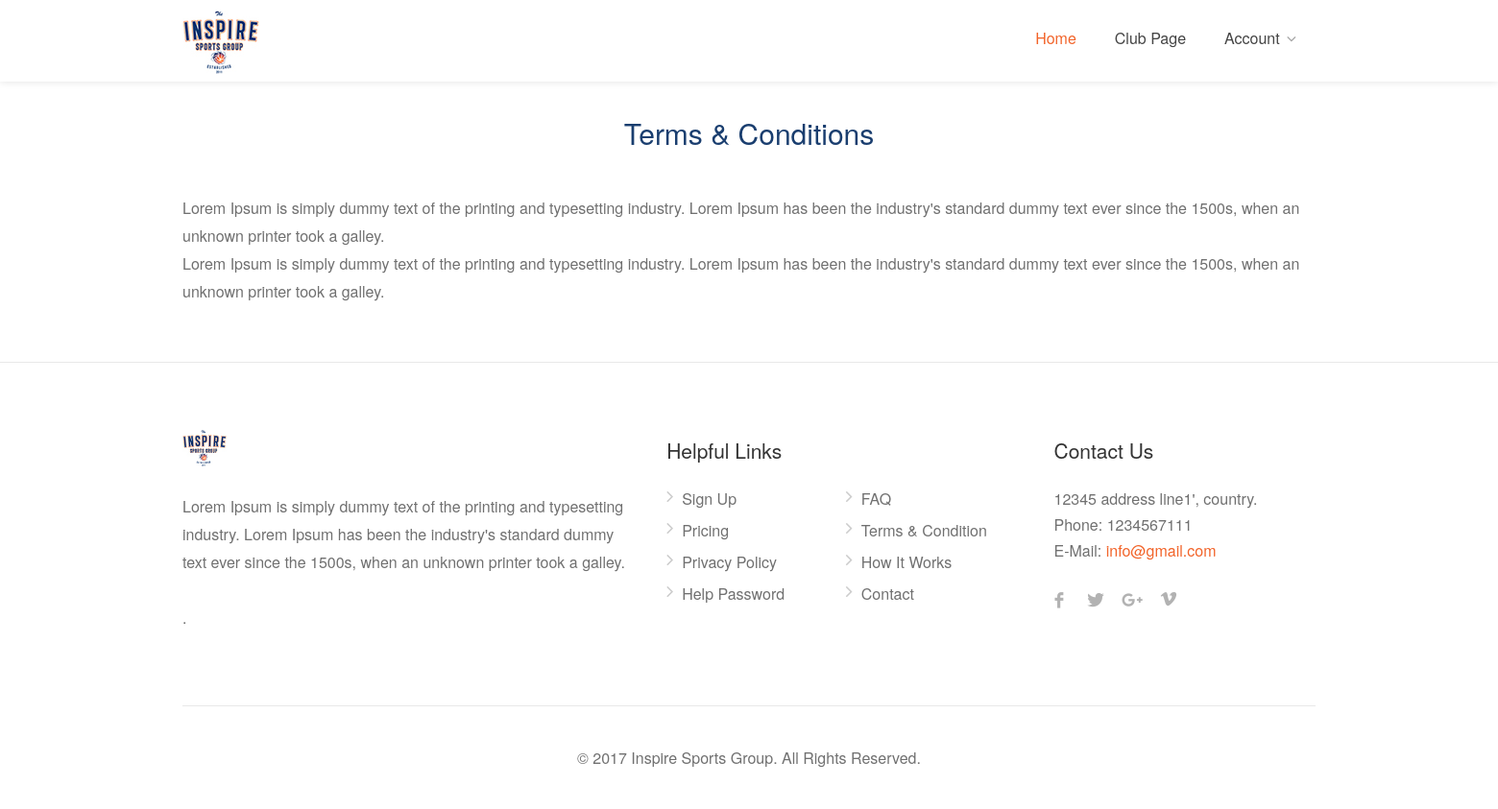
/index.php/netball/terms_condition, run on the app's committed database.
### tables this page shows
CREATE TABLE IF NOT EXISTS `tbl_term_condition` (
  `term_condition_id` int(11) NOT NULL AUTO_INCREMENT,
  `description` longtext NOT NULL,
  PRIMARY KEY (`term_condition_id`)
);

CREATE TABLE IF NOT EXISTS `tbl_about_us` (
  `about_id` int(11) NOT NULL AUTO_INCREMENT,
  `description` longtext NOT NULL,
  PRIMARY KEY (`about_id`)
);

CREATE TABLE IF NOT EXISTS `tbl_contact_us` (
  `contact_us_id` int(11) NOT NULL AUTO_INCREMENT,
  `email` varchar(255) NOT NULL,
  `phone` varchar(255) NOT NULL,
  `address` longtext NOT NULL,
  PRIMARY KEY (`contact_us_id`)
);

### application/views/content_handler.php (called while the page is built)
<?php include('header.php');?>
<?php include('navbar.php');?>
<?php include('content.php');?>
<?php include('footer.php');?>

### application/controllers/Netball.php (called while the page is built, shortened)
<?php
class Netball extends CI_Controller {
    public function __construct()
    {
        $this->load->library(array('session'));
        $this->load->model('Netballmodel');
    }
     public function terms_condition()
    {
        $data['pageName'] = "TERMANDCONDITION";
        $data['aboutusinfo'] = $this->Netballmodel->getaboutusinfo();
        $data['contactusinfo'] = $this->Netballmodel->getcontactusinfo();
        $data['termconditioninfo'] = $this->Netballmodel->gettermconditioninfo();
        $data['sociallinkdatalist'] = $this->Netballmodel->getsociallinkdatalist();
        $this->load->view("content_handler", $data);
    }
}

### index.php (called while the page is built, shortened)
<?php
require_once BASEPATH.'core/CodeIgniter.php';

### application/models/Netballmodel.php (called while the page is built, shortened)
<?php
Class Netballmodel extends CI_Model
{
     public function getaboutusinfo()
    {
        $this->db->select('*');
        $this->db->from('tbl_about_us');
        return $this->db->get()->row();
    }
     public function getcontactusinfo()
    {
        $this->db->select('*');
        $this->db->from('tbl_contact_us');
        return $this->db->get()->row();
    }
     public function gettermconditioninfo()
    {
        $this->db->select('*');
        $this->db->from('tbl_term_condition');
        return $this->db->get()->row();
    }
     public function getsociallinkdatalist()
    {
        $this->db->select('*');
        $this->db->from('tbl_social_link');
        $this->db->where('status',1);
        return $this->db->get()->result();
    }
}

### application/views/contents/term_condition.php (the view)
<div class="container">
	<h3 class="headline centered margin-bottom-45 padding-top-35">Terms & Conditions </h3>
	<div class="row">
		<div class="col-sm-12 col-md-12 col-lg-12">
			<p style="margin-bottom:5%">
				<?php if (!empty($termconditioninfo->description)) echo $termconditioninfo->description; ?>
			</p>
		</div>
	</div>
</div>

### application/views/footer.php (shortened to what this page needs)
<link rel="stylesheet" href="https://cdnjs.cloudflare.com/ajax/libs/font-awesome/4.7.0/css/font-awesome.min.css">
  <div id="footer">
    <div class="container">
      <div class="row">
        <div class="col-md-5 col-sm-6">
          <img class="footer-logo" src="<?php echo base_url('assets/images/logoinspire.jpg');?>" alt=""> <br>
          <br>
          <p><?php if (!empty($aboutusinfo->description)) echo $aboutusinfo->description; ?>.</p>
        </div>
        <div class="col-md-4 col-sm-6 ">
          <h4>Helpful Links</h4>
          <ul class="footer-links">
            <li><a href="<?php echo site_url('netball/registerAccType');?>">Sign Up</a></li>
            <li><a href="<?php echo site_url('netball/pricing');?>">Pricing</a></li>
            <li><a href="<?php echo site_url('netball/privacy');?>">Privacy Policy</a></li>
            <li><a href="<?php echo site_url('netball/help_password');?>">Help Password</a></li>
          </ul>
          <ul class="footer-links">
            <li><a href="<?php echo site_url('netball/faq');?>">FAQ</a></li>
            <li><a href="<?php echo site_url('netball/terms_condition');?>">Terms & Condition</a></li>
            <li><a href="<?php echo site_url('netball/working');?>">How It Works</a></li>
            <li><a href="<?php echo site_url('netball/contact');?>">Contact</a></li>
          </ul>
          <div class="clearfix"></div>
        </div>
        <div class="col-md-3  col-sm-12">
          <h4>Contact Us</h4>
          <div class="text-widget"> <span><?php if (!empty($contactusinfo->address)) echo $contactusinfo->address; ?></span> <br>
            Phone: <span><?php if (!empty($contactusinfo->phone)) echo $contactusinfo->phone; ?></span><br>
            E-Mail:<span> <a href="#"><?php if (!empty($contactusinfo->email)) echo $contactusinfo->email; ?></a> </span><br>
          </div>
          <ul class="social-icons margin-top-20">
             <?php
              $fade = "";
              $service = "";
              $index = 0;
              foreach ($sociallinkdatalist as $sociallinkdata) {
                if($index == 0) {
                  $service = "facebook";
                  $fade = "icon-facebook";
                }
                else if($index == 1) {
                  $service = "twitter";
                  $fade = "icon-twitter";
                }
                else if($index == 2) {
                  $service = "gplus";
                  $fade = "icon-gplus";
                }
                else if($index == 3) {
                  $service = "vimeo";
                  $fade = "icon-vimeo";
                }
                 else if($index == 4) {
                 break;
                }
              ?>
                <li><a class="<?php echo $service; ?>" href="<?php if (!empty($sociallinkdata->link)) echo $sociallinkdata->link; ?>" target="new"><i class="<?php echo $fade; ?>"></i></a></li>
            <?php $index++; } ?>
          </ul>
        </div>
      </div>
      <div class="row">
        <div class="col-md-12">
          <div class="copyrights">© 2017 Inspire Sports Group. All Rights Reserved.</div>
        </div>
      </div>
    </div>
  </div>
<link href="<?php echo base_url('assets/css/plugins/datedropper.css');?>" rel="stylesheet" type="text/css">
</body>
</html>

### assets/css/colors/main.css (style rules this page uses)
.style-2 .trigger.active a,.style-2 .ui-accordion .ui-accordion-header-active:hover,.style-2 .ui-accordion .ui-accordion-header-active,#posts-nav li a:hover,.plan.featured .listing-badge,.post-content h3 a:hover,.add-review-photos i,.show-more-button i,.listing-details-sidebar li a,.star-rating .rating-counter a:hover,.more-search-options-trigger:after,.header-widget .sign-in:hover,#footer a,#footer .footer-links li a:hover,#navigation.style-1 .current,#navigation.style-1 ul li:hover a,.user-menu.active .user-name:after,.user-menu:hover .user-name:after,.user-menu.active .user-name,.user-menu:hover .user-name,.main-search-input-item.location a:hover,.chosen-container .chosen-results li.highlighted,.input-with-icon.location a i:hover,.sort-by .chosen-container-single .chosen-single div:after,.sort-by .chosen-container-single .chosen-default,.panel-dropdown a:after,.post-content a.read-more,.post-meta li a:hover,.widget-text h5 a:hover,.about-author a,a.button.border.white:hover,.icon-box-2 i,a.button.border,.style-2 .ui-accordion .ui-accordion-header:hover,.style-2 .trigger a:hover,.plan.featured .listing-badges .featured,.list-4 li:before,.list-3 li:before,.list-2 li:before,.list-1 li:before,.info-box h4,.testimonial-carousel .slick-slide.slick-active .testimonial:before,.sign-in-form .tabs-nav li a:hover,.sign-in-form .tabs-nav li.active a,.lost_password:hover a,#top-bar .social-icons li a:hover i,.listing-share .social-icons li a:hover i,.agent .social-icons li a:hover i,#footer .social-icons li a:hover i,.headline span i { color:#f2642a; }

### data on the page
tbl_term_condition: description "Lorem Ipsum is simply dummy text of the printing and typesetting industry. Lorem Ipsum has been the industry's standard dummy text ever since the 1500s, when an unknown printer took a galley. Lorem Ipsum is simply dummy text of the printing and typesetting industry. Lorem Ipsum has been the industry's standard dummy text ever since the 1500s, when an unknown printer took a galley."
tbl_about_us: description "Lorem Ipsum is simply dummy text of the printing and typesetting industry. Lorem Ipsum has been the industry's standard dummy text ever since the 1500s, when an unknown printer took a galley."
tbl_contact_us: address "12345 address line1', country.", phone "1234567111", email "info@gmail.com"
